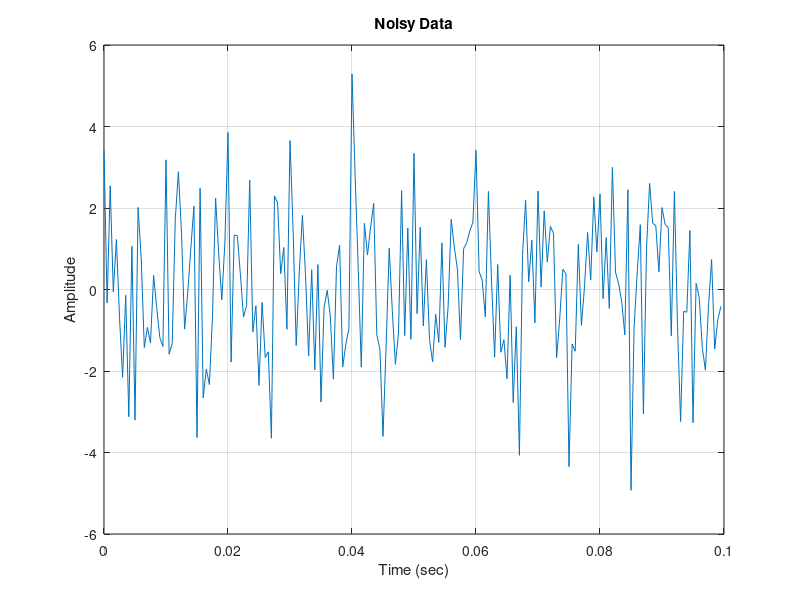
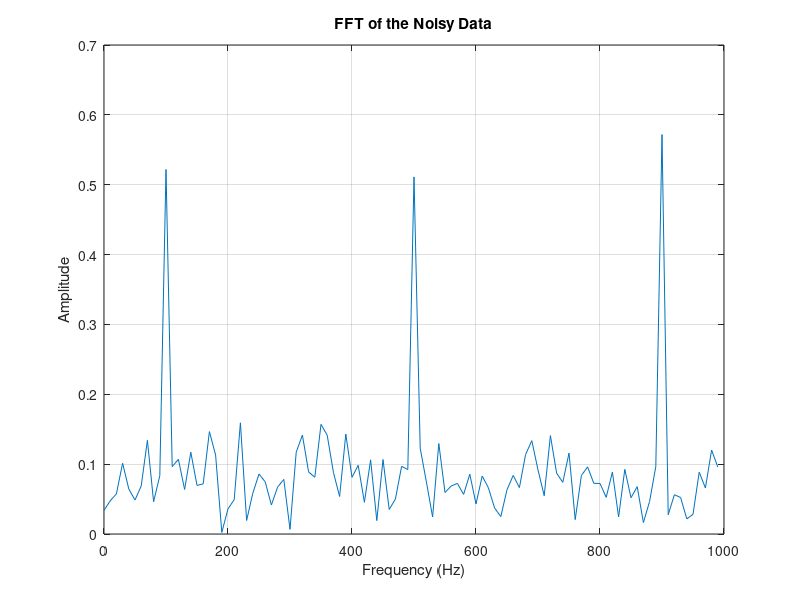
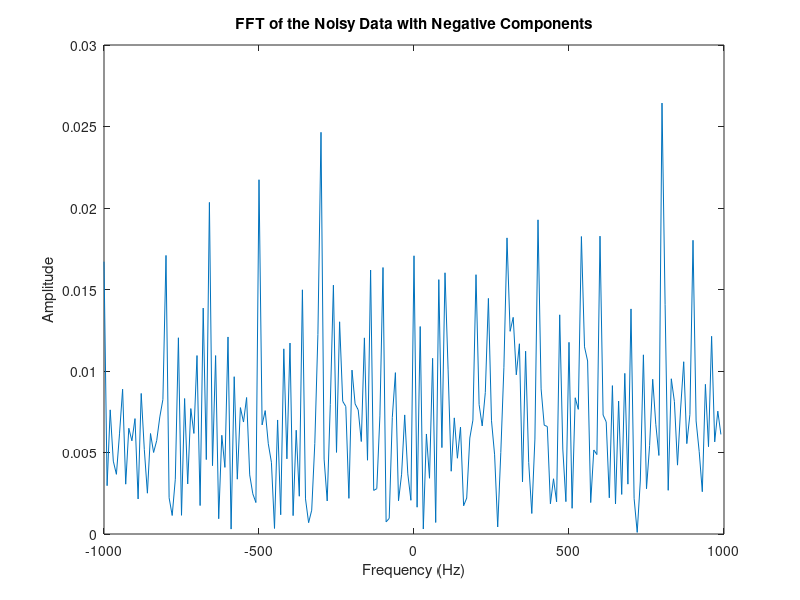

MATLAB code to generate these figures, in order:
%% ECE 3770 - Lab 2b
% G.Davis
% 2/15/2021

clc; clear; close all;

%% Part 1
load lab2data;

fs = 2000;
Ts = 1/fs;
t = 0:Ts:0.1-Ts;

% Plotting the given noisy data
figure(1)
plot(t,y); grid
title('Noisy Data')
ylabel('Amplitude')
xlabel('Time (sec)')

%% Part 2
% Performing fast fourier-transform to identify interference

% Taking half of the fft due to symmetry
n = length(y);
fty = fft(y);
fty = fty/n;
fty = fty(1:n/2);

% Establishing the array of frequencies fft is returning
df = fs/n;
F = fs/2;
f = 0:df:F-df;

% Plotting the spectrum of frequency magnitudes in the signal
figure(2)
plot(f,abs(fty)); grid
title('FFT of the Noisy Data')
ylabel('Amplitude')
xlabel('Frequency (Hz)')

fprintf("Can see from the plot that the prominent signals are 100 Hz, 500 Hz, and 900 Hz");

%% Part 3
% Design bandpass filter for each frequency to isolate tones and plot the
% frequency response

Y = fftshift(y);
f = -F:df:F-df;
Y = Y./n;
Ym = abs(Y);

figure(3)
plot(f,Ym)
title('FFT of the Noisy Data with Negative Components')
xlabel('Frequency (Hz)')
ylabel('Amplitude')

